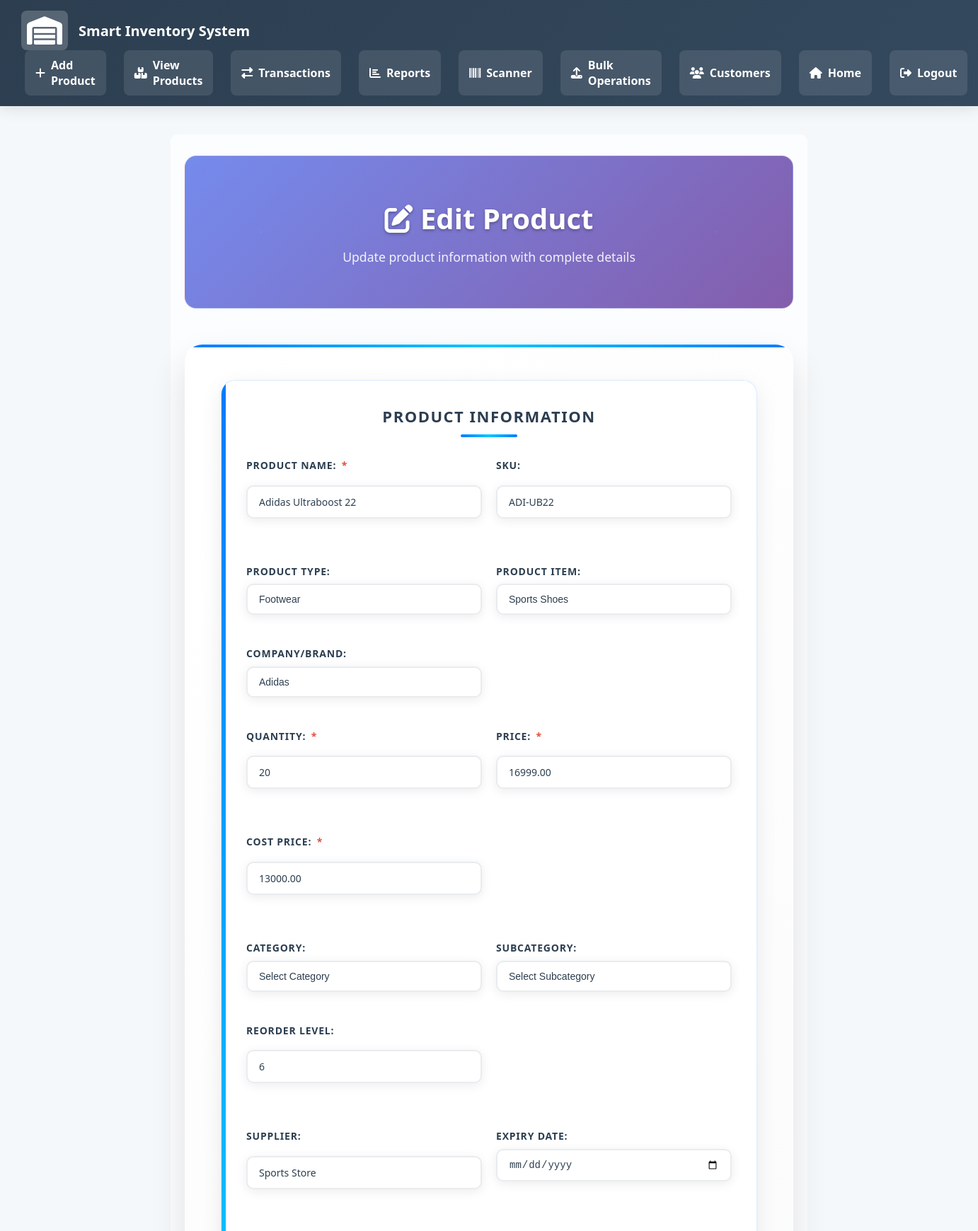
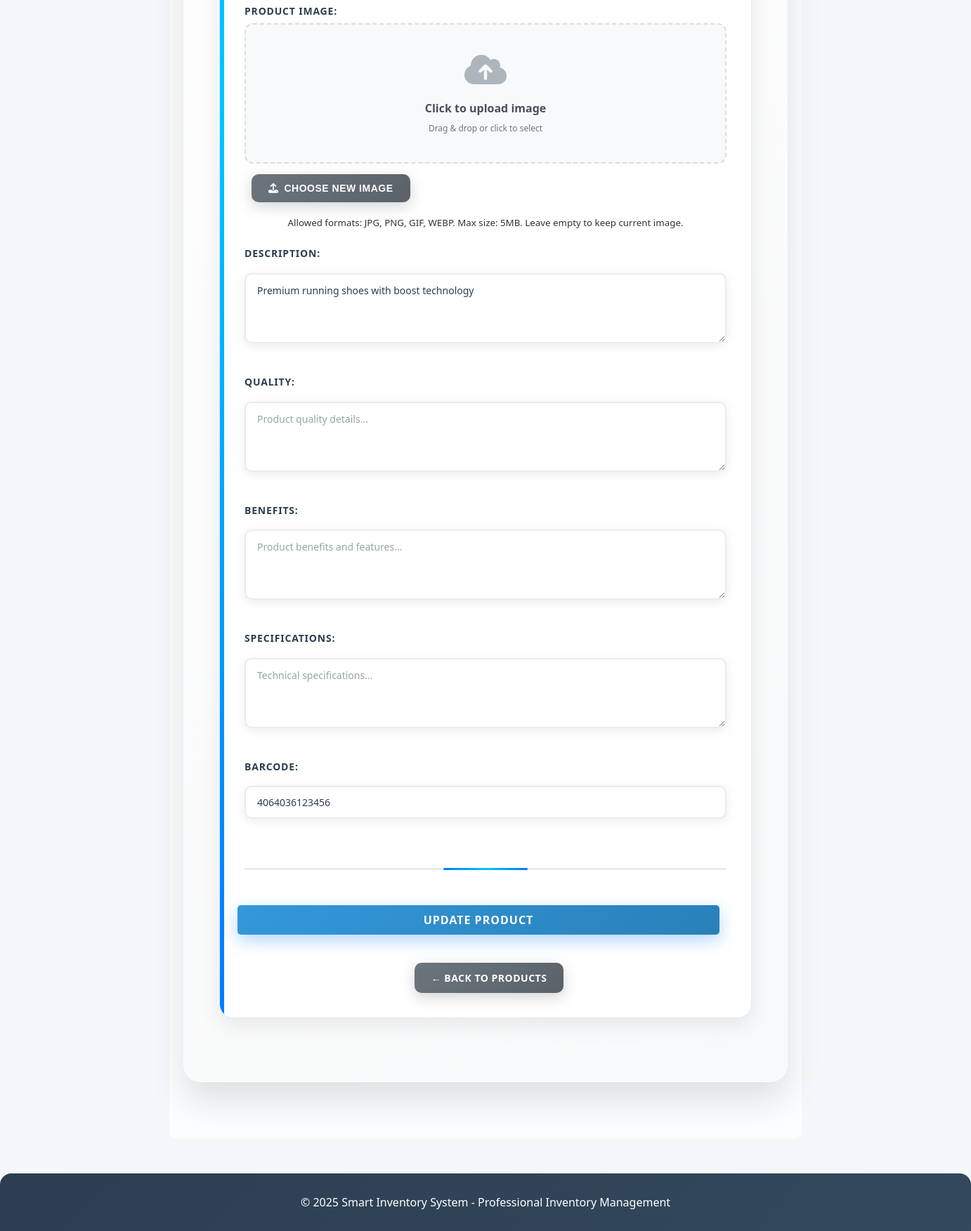
/edit_product.php?id=20 (signed in), run on the app's committed database (2 pictures, top to bottom).
### tables this page shows
CREATE TABLE `products` (
  `id` int(11) NOT NULL AUTO_INCREMENT,
  `product_type_id` int(11) DEFAULT NULL,
  `product_item_id` int(11) DEFAULT NULL,
  `company_id` int(11) DEFAULT NULL,
  `name` varchar(100) NOT NULL,
  `quantity` int(11) NOT NULL DEFAULT 0,
  `price` decimal(10,2) NOT NULL DEFAULT 0.00,
  `cost_price` decimal(10,2) NOT NULL DEFAULT 0.00,
  `description` text DEFAULT NULL,
  `quality` text DEFAULT NULL,
  `benefits` text DEFAULT NULL,
  `specifications` text DEFAULT NULL,
  `category_id` int(11) DEFAULT NULL,
  `subcategory_id` int(11) DEFAULT NULL,
  `image_path` varchar(255) DEFAULT NULL,
  `sku` varchar(50) DEFAULT NULL,
  `barcode` varchar(100) DEFAULT NULL,
  `supplier` varchar(100) DEFAULT NULL,
  `reorder_level` int(11) DEFAULT 5,
  `expiry_date` date DEFAULT NULL,
  `created_at` timestamp NOT NULL DEFAULT current_timestamp(),
  `updated_at` timestamp NOT NULL DEFAULT current_timestamp() ON UPDATE current_timestamp(),
  PRIMARY KEY (`id`),
  KEY `idx_products_name` (`name`),
  CONSTRAINT `fk_products_type` FOREIGN KEY (`product_type_id`) REFERENCES `product_types`(`id`) ON DELETE SET NULL,
  CONSTRAINT `fk_products_item` FOREIGN KEY (`product_item_id`) REFERENCES `product_items`(`id`) ON DELETE SET NULL,
  CONSTRAINT `fk_products_company` FOREIGN KEY (`company_id`) REFERENCES `companies`(`id`) ON DELETE SET NULL,
  CONSTRAINT `fk_products_category` FOREIGN KEY (`category_id`) REFERENCES `categories`(`id`) ON DELETE SET NULL,
  CONSTRAINT `fk_products_subcategory` FOREIGN KEY (`subcategory_id`) REFERENCES `subcategories`(`id`) ON DELETE SET NULL
);

CREATE TABLE `product_types` (
  `id` int(11) NOT NULL AUTO_INCREMENT,
  `name` varchar(100) NOT NULL,
  `description` text DEFAULT NULL,
  `icon` varchar(50) DEFAULT NULL,
  `created_at` timestamp NOT NULL DEFAULT current_timestamp(),
  PRIMARY KEY (`id`),
  UNIQUE KEY `ux_product_types_name` (`name`)
);

CREATE TABLE `product_items` (
  `id` int(11) NOT NULL AUTO_INCREMENT,
  `product_type_id` int(11) NOT NULL,
  `name` varchar(100) NOT NULL,
  `description` text DEFAULT NULL,
  `created_at` timestamp NOT NULL DEFAULT current_timestamp(),
  PRIMARY KEY (`id`),
  UNIQUE KEY `ux_type_item` (`product_type_id`,`name`),
  CONSTRAINT `fk_product_items_type` FOREIGN KEY (`product_type_id`) REFERENCES `product_types`(`id`) ON DELETE CASCADE
);

CREATE TABLE `companies` (
  `id` int(11) NOT NULL AUTO_INCREMENT,
  `name` varchar(100) NOT NULL,
  `description` text DEFAULT NULL,
  `logo_path` varchar(255) DEFAULT NULL,
  `website` varchar(255) DEFAULT NULL,
  `contact_info` text DEFAULT NULL,
  `created_at` timestamp NOT NULL DEFAULT current_timestamp(),
  PRIMARY KEY (`id`),
  UNIQUE KEY `ux_companies_name` (`name`)
);

### edit_product.php (the view, shortened to what the rows shown need)
<?php
include 'functions.php';
$id = $_GET['id'];
if ($_SERVER["REQUEST_METHOD"] == "POST") {
    if (!verifyCsrfToken($_POST['csrf_token'])) {
        setFlashMessage('error', 'Invalid form token. Please try again.');
        header("Location: edit_product.php?id=" . urlencode($id));
        exit;
    }
    $name = $_POST['name'];
    $quantity = $_POST['quantity'];
    $price = $_POST['price'];
    $cost_price = $_POST['cost_price'];
    $description = isset($_POST['description']) ? $_POST['description'] : '';
    $quality = isset($_POST['quality']) ? $_POST['quality'] : '';
    $benefits = isset($_POST['benefits']) ? $_POST['benefits'] : '';
    $specifications = isset($_POST['specifications']) ? $_POST['specifications'] : '';
    $product_type_id = isset($_POST['product_type_id']) && !empty($_POST['product_type_id']) ? $_POST['product_type_id'] : null;
    $product_item_id = isset($_POST['product_item_id']) && !empty($_POST['product_item_id']) ? $_POST['product_item_id'] : null;
    $company_id = isset($_POST['company_id']) && !empty($_POST['company_id']) ? $_POST['company_id'] : null;
    $category_id = isset($_POST['category_id']) && !empty($_POST['category_id']) ? $_POST['category_id'] : null;
    $subcategory_id = isset($_POST['subcategory_id']) && !empty($_POST['subcategory_id']) ? $_POST['subcategory_id'] : null;
    $sku = isset($_POST['sku']) ? $_POST['sku'] : '';
    $barcode = isset($_POST['barcode']) ? $_POST['barcode'] : '';
    $supplier = isset($_POST['supplier']) ? $_POST['supplier'] : '';
    $reorder_level = isset($_POST['reorder_level']) ? $_POST['reorder_level'] : 5;
    $expiry_date = isset($_POST['expiry_date']) ? $_POST['expiry_date'] : null;
    if ($quantity < 0 || $price <= 0 || $cost_price <= 0) {
        setFlashMessage('error', 'Quantity must be 0 or greater, Price and Cost Price must be greater than 0.');
    } else {
        $validation_errors = [];
        if ($product_type_id && !is_numeric($product_type_id)) {
            $validation_errors[] = 'Invalid product type selected.';
        }
        if ($product_item_id && !is_numeric($product_item_id)) {
            $validation_errors[] = 'Invalid product item selected.';
        }
        if ($company_id && !is_numeric($company_id)) {
            $validation_errors[] = 'Invalid company selected.';
        }
        if ($category_id && !is_numeric($category_id)) {
            $validation_errors[] = 'Invalid category selected.';
        }
        if ($subcategory_id && !is_numeric($subcategory_id)) {
            $validation_errors[] = 'Invalid subcategory selected.';
        }
        if (!empty($validation_errors)) {
            setFlashMessage('error', implode(' ', $validation_errors));
        } else {
        $image_path = isset($_POST['current_image']) ? $_POST['current_image'] : null;
        if (isset($_FILES['product_image']) && $_FILES['product_image']['error'] == 0) {
            $allowed_types = array('image/jpeg', 'image/png', 'image/gif', 'image/webp');
            $max_size = 5 * 1024 * 1024;
            if ($_FILES['product_image']['size'] > $max_size) {
                setFlashMessage('error', 'Image too large. Maximum size is 5MB.');
            } else {
                $file_extension = pathinfo($_FILES['product_image']['name'], PATHINFO_EXTENSION);
                $file_name = uniqid() . '.' . $file_extension;
                $upload_path = 'images/products/' . $file_name;
                if (!is_dir('images')) { @mkdir('images', 0755); }
                if (!is_dir('images/products')) { @mkdir('images/products', 0755); }
                if (move_uploaded_file($_FILES['product_image']['tmp_name'], $upload_path)) {
                    if ($image_path && file_exists($image_path)) {
                        unlink($image_path);
                    }
                    $image_path = $upload_path;
                } else {
                    setFlashMessage('error', 'Failed to upload new image.');
                }
            }
        }
        $stmt = $conn->prepare("UPDATE products SET name=?, quantity=?, price=?, cost_price=?, description=?, quality=?, benefits=?, specifications=?, product_type_id=?, product_item_id=?, company_id=?, category_id=?, subcategory_id=?, image_path=?, sku=?, barcode=?, supplier=?, reorder_level=?, expiry_date=? WHERE id=?");
        $stmt->bind_param("siddssssiiiiissssisi", $name, $quantity, $price, $cost_price, $description, $quality, $benefits, $specifications, $product_type_id, $product_item_id, $company_id, $category_id, $subcategory_id, $image_path, $sku, $barcode, $supplier, $reorder_level, $expiry_date, $id);
        if ($stmt->execute()) {
            setFlashMessage('success', 'Product updated successfully. <a href="view_products.php">View All Products</a>');
        } else {
            setFlashMessage('error', 'Error updating product: ' . $stmt->error);
        }
        }
    }
    header("Location: edit_product.php?id=$id");
    exit;
} else {
    $res = $conn->prepare("
        SELECT p.*, c.name as category_name, sc.name as subcategory_name
        FROM products p
        LEFT JOIN categories c ON p.category_id = c.id
        LEFT JOIN subcategories sc ON p.subcategory_id = sc.id
        WHERE p.id=?
    ");
    $res->bind_param("i", $id);
    $res->execute();
    $result = $res->get_result();
    $data = $result->fetch_assoc();
}
$product_types = array();
$product_items = array();
$companies_all = array();
$type_stmt = $conn->prepare("SELECT id, name FROM product_types ORDER BY name");
$type_stmt->execute();
$type_result = $type_stmt->get_result();
while ($row = $type_result->fetch_assoc()) {
    $product_types[] = $row;
}
$item_stmt = $conn->prepare("SELECT id, name, product_type_id FROM product_items ORDER BY name");
$item_stmt->execute();
$item_result = $item_stmt->get_result();
while ($row = $item_result->fetch_assoc()) {
    $product_items[] = $row;
}
$comp_stmt = $conn->prepare("SELECT id, name FROM companies ORDER BY name");
$comp_stmt->execute();
$comp_result = $comp_stmt->get_result();
while ($row = $comp_result->fetch_assoc()) {
    $companies_all[] = $row;
}
?>
<!DOCTYPE html>
<html lang="en">
<head>
    <link rel="stylesheet" href="style.css">
    <link rel="stylesheet" href="https://cdnjs.cloudflare.com/ajax/libs/font-awesome/6.5.0/css/all.min.css">
</head>
<body>
    <main class="dashboard">
        <div class="hero">
            <h1><i class="fas fa-edit"></i> Edit Product</h1>
        </div>
        <div class="form-container">
            <div class="form-section">
                <form method="POST" class="registration-form" enctype="multipart/form-data">
                <div class="form-row">
                    <div class="form-group">
                        <label>Product Name: <span class="required">*</span></label>
                        <input type="text" name="name" value="<?php echo htmlspecialchars($data['name']); ?>" required placeholder="Enter product name">
                    </div>
                    <div class="form-group">
                        <label>SKU:</label>
                        <input type="text" name="sku" value="<?php echo htmlspecialchars(isset($data['sku']) ? $data['sku'] : ''); ?>" placeholder="Stock Keeping Unit">
                    </div>
                </div>
                <div class="form-row">
                    <div class="form-group">
                        <label>Product Type:</label>
                        <select name="product_type_id" id="product_type_id">
                            <?php foreach ($product_types as $type): ?>
                                <option value="<?php echo $type['id']; ?>" <?php echo (isset($data['product_type_id']) && $data['product_type_id'] == $type['id']) ? 'selected' : ''; ?>><?php echo htmlspecialchars($type['name']); ?></option>
                            <?php endforeach; ?>
                        </select>
                    </div>
                    <div class="form-group">
                        <label>Product Item:</label>
                        <select name="product_item_id" id="product_item_id">
                            <?php foreach ($product_items as $item): ?>
                                <?php if (isset($data['product_type_id']) && $item['product_type_id'] == $data['product_type_id']): ?>
                                    <option value="<?php echo $item['id']; ?>" <?php echo (isset($data['product_item_id']) && $data['product_item_id'] == $item['id']) ? 'selected' : ''; ?>><?php echo htmlspecialchars($item['name']); ?></option>
                                <?php endif; ?>
                            <?php endforeach; ?>
                        </select>
                    </div>
                    <div class="form-group">
                        <label>Company/Brand:</label>
                        <select name="company_id" id="company_id">
                            <?php foreach ($companies_all as $company): ?>
                                <option value="<?php echo $company['id']; ?>" <?php echo (isset($data['company_id']) && $data['company_id'] == $company['id']) ? 'selected' : ''; ?>><?php echo htmlspecialchars($company['name']); ?></option>
                            <?php endforeach; ?>
                        </select>
                    </div>
                </div>
                <div class="form-row">
                    <div class="form-group">
                        <label>Quantity: <span class="required">*</span></label>
                        <input type="number" name="quantity" min="0" value="<?php echo $data['quantity']; ?>" required placeholder="Enter quantity">
                    </div>
                    <div class="form-group">
                        <label>Price: <span class="required">*</span></label>
                        <input type="number" name="price" step="0.01" min="0.01" value="<?php echo $data['price']; ?>" required placeholder="Selling price">
                    </div>
                    <div class="form-group">
                        <label>Cost Price: <span class="required">*</span></label>
                        <input type="number" name="cost_price" step="0.01" min="0.01" value="<?php echo $data['cost_price'] ?? 0; ?>" required placeholder="Purchase cost">
                    </div>
                </div>
                <div class="form-row">
                    <div class="form-group">
                        <label>Reorder Level:</label>
                        <input type="number" name="reorder_level" min="0" value="<?php echo isset($data['reorder_level']) ? $data['reorder_level'] : 5; ?>" placeholder="Reorder level">
                    </div>
                </div>
                <div class="form-row">
                    <div class="form-group">
                        <label>Supplier:</label>
                        <input type="text" name="supplier" value="<?php echo htmlspecialchars(isset($data['supplier']) ? $data['supplier'] : ''); ?>" placeholder="Supplier name">
                    </div>
                    <div class="form-group">
                        <label>Expiry Date:</label>
                        <input type="date" name="expiry_date" value="<?php echo isset($data['expiry_date']) ? $data['expiry_date'] : ''; ?>">
                    </div>
                </div>
                <div class="form-group">
                    <label>Description:</label>
                    <textarea name="description" rows="3" placeholder="Product description..."><?php echo htmlspecialchars(isset($data['description']) ? $data['description'] : ''); ?></textarea>
                </div>
                <div class="form-group">
                    <label>Barcode:</label>
                    <input type="text" name="barcode" value="<?php echo htmlspecialchars(isset($data['barcode']) ? $data['barcode'] : ''); ?>" placeholder="Product barcode">
                </div>
            </form>
        </div>
    </div>
    </main>
</body>
</html>

### data on the page
products: name "Adidas Ultraboost 22", sku "ADI-UB22", product_type_id "Footwear", product_item_id "Sports Shoes", company_id "Adidas", quantity "20", price "16999.00", cost_price "13000.00", reorder_level "6", supplier "Sports Store", description "Premium running shoes with boost technology", barcode "4064036123456"
